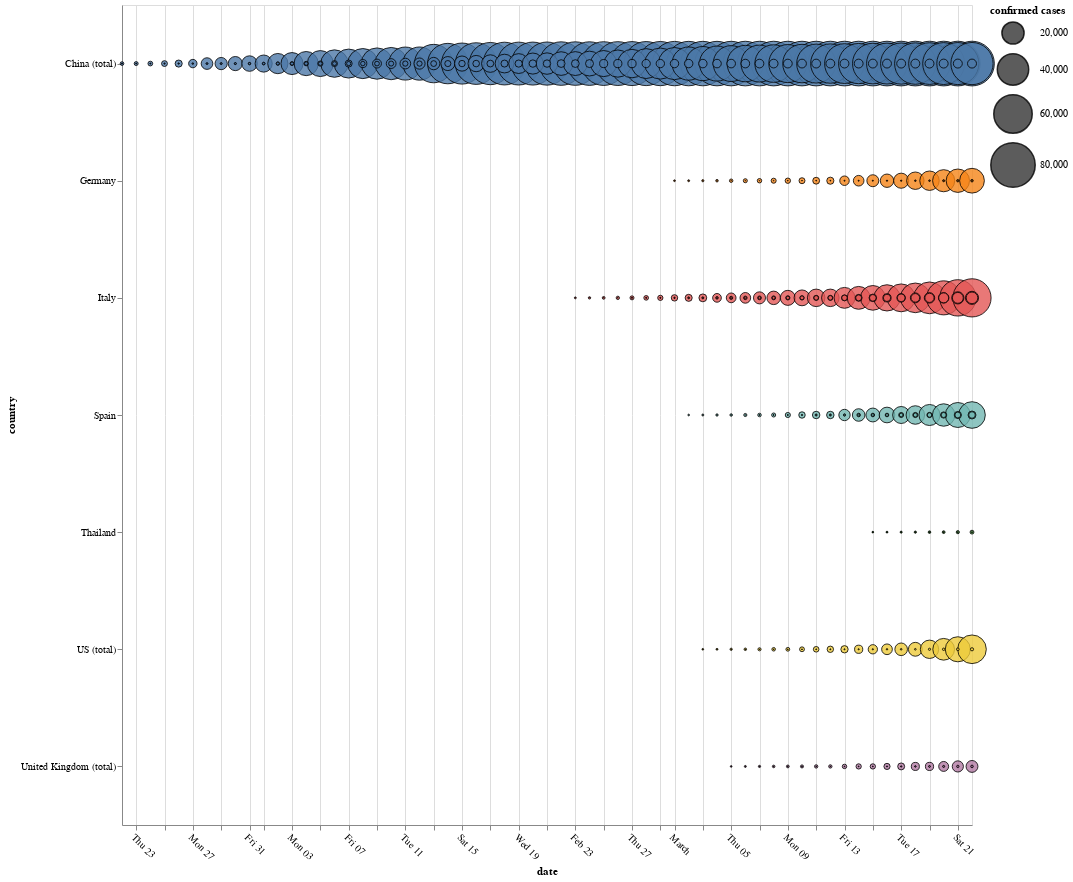

Notebook code cell kept with this figure:
### Code cell
#collapse
alt.Chart(df_melted.query("country.isin(@flatten_countries)")).mark_circle(
    opacity=0.8,
    stroke='black',
    strokeWidth=1
).encode(
    alt.X('date:T', axis=alt.Axis(labelAngle=45)),
    alt.Y('country:N'),
    alt.Size('value:Q',
        scale=alt.Scale(range=[0, 2000]),
        legend=alt.Legend(title='confirmed cases')
    ),
    alt.Color('country:N', legend=None)
).properties(
    width=850,
    height=820
).transform_filter(
    alt.datum.Entity != 'All natural disasters'
)

### Figure 1 — Vega-Lite specification as saved in the notebook (floating-point values rounded to 4 significant figures; data arrays with more than 128 entries replaced by an {"elided": "..."} marker saying what was removed)
{"$schema": "https://vega.github.io/schema/vega-lite/v3.4.0.json", "config": {"mark": {"tooltip": null}, "view": {"height": 300, "width": 400}}, "data": {"name": "data-9c9eb6d2f464b19e0dfa8974659c172c"}, "datasets": {"data-9c9eb6d2f464b19e0dfa8974659c172c": {"elided": "537 records"}}, "encoding": {"color": {"field": "country", "legend": null, "type": "nominal"}, "size": {"field": "value", "legend": {"title": "confirmed cases"}, "scale": {"range": [0, 2000]}, "type": "quantitative"}, "x": {"axis": {"labelAngle": 45}, "field": "date", "type": "temporal"}, "y": {"field": "country", "type": "nominal"}}, "height": 820, "mark": {"opacity": 0.8, "stroke": "black", "strokeWidth": 1, "type": "circle"}, "transform": [{"filter": "(datum.Entity !== 'All natural disasters')"}], "width": 850}
